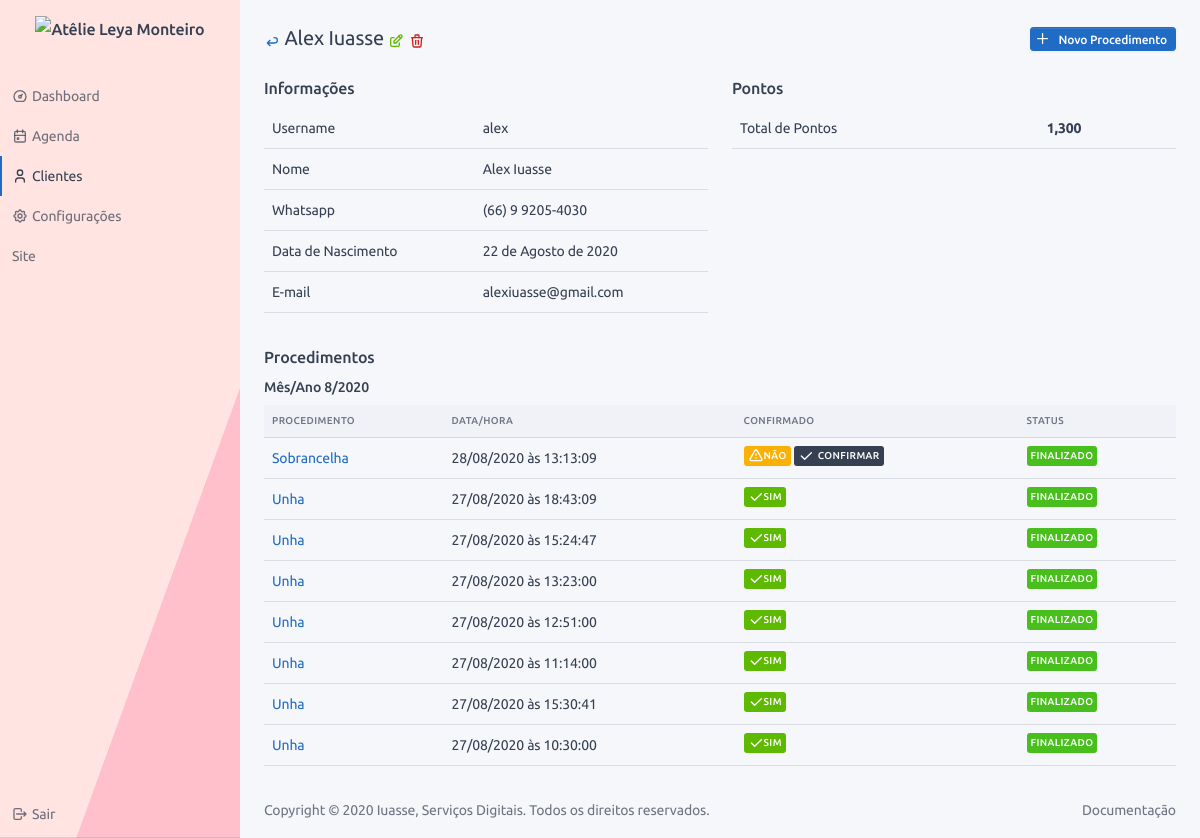
The page /user/2/profile/ (signed in) on the database as committed earlier.
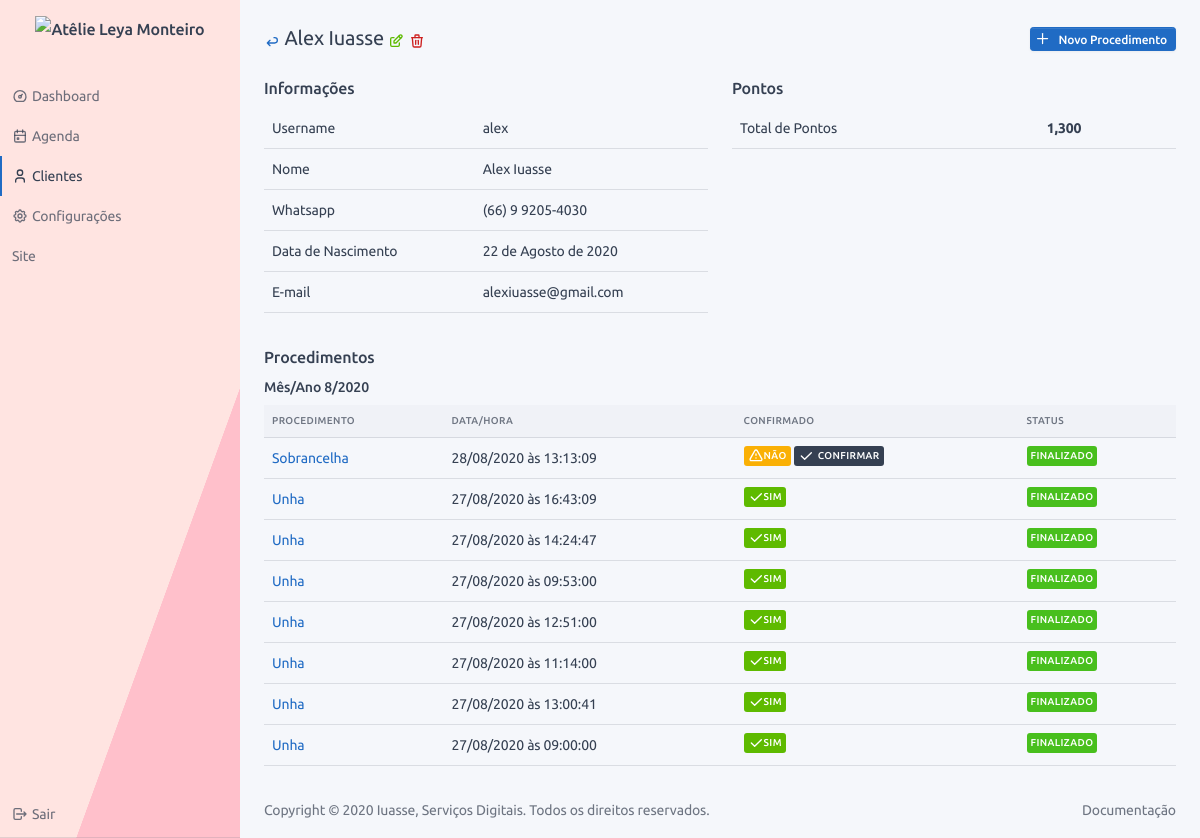
The same page on the database as committed later.
### users/models.py (models this page shows, shortened)
class CustomUser(AbstractUser):
    birth_day = models.DateField('data de nascimento', blank=True, null=True)
    whatsapp = models.CharField('whatsapp', max_length=16)
    total_of_points = models.FloatField(default=0, verbose_name='Total de pontos')
    def get_full_name(self):
        return "{} {}".format(self.first_name, self.last_name)
    @property
    def get_new_service_url(self):
        return reverse('service:orderofservice:create', kwargs={'cpk': self.pk})
    @property
    def get_delete_url(self):
        return reverse('users:customuser:delete', kwargs={'pk': self.pk})
    @property
    def get_edit_url(self):
        return reverse('users:customuser:edit', kwargs={'pk': self.pk})
    @property
    def get_back_url(self):
        return reverse('users:customuser:view')
    def is_birthday(self):
        today = datetime.today()
        return self.birth_day.day == today.day and self.birth_day.month == today.month
    def get_dict_data(self):
        return {
            'Username': self.username,
            'Nome': "{} {}".format(self.first_name, self.last_name),
            'Whatsapp': self.whatsapp,
            'Data de Nascimento': self.birth_day,
            'E-mail': self.email,
        }
    def get_dict_data_points(self):
        return {
            'Total de Pontos': self.total_of_points,
        }
    def get_service_sorted_by_entry_date(self):
        retDict = {}
        for s in self.orderofservice_set.all().order_by('-date', '-id'):
            m_y = "{}/{}".format(s.date.month, s.date.year)
            if m_y in retDict:
                retDict[m_y]['services'].append(s)
            else:
                retDict[m_y] = {}
                retDict[m_y]['services'] = []
                retDict[m_y]['services'].append(s)
        return retDict

### service/models.py (models this page shows, shortened)
class OrderOfService(BaseModel):
    type_of_service = models.ForeignKey("config.TypeOfService", verbose_name="Procedimento", on_delete=models.SET_NULL,
                                        null=True)
    status = models.ForeignKey("config.StatusService", verbose_name="Status", on_delete=models.PROTECT)
    finished = models.BooleanField("finalizado", default=False)
    counted = models.BooleanField("contabilizado", default=False, help_text="Procedimento já foi contabilizado?")
    confirmed = models.BooleanField("confirmado", default=False, help_text="Procedimento foi confirmado?")
    date = models.DateField("Data", default=timezone.localtime(timezone.now()))
    time = models.TimeField("Hora", default=timezone.localtime(timezone.now()))
    observation = models.TextField("observação", blank=True)
    customer = models.ForeignKey("users.CustomUser", verbose_name="Cliente", on_delete=models.CASCADE, blank=True,
                                 null=True)
    def get_absolute_url(self):
        return reverse(self.get_reverse_profile, kwargs={'cpk': self.customer.pk, 'pk': self.pk})
    def get_customer_confirmed_url(self):
        return reverse('service:orderofservice:confirmed', kwargs={'pk': self.pk, 'flag': 1})
    def get_confirmed_html(self):
        return settings.ICON_CONFIRMED if self.confirmed else settings.ICON_NOT_CONFIRMED
    def get_date_html(self):
        return "Hoje às {} <span class='text-info'>{}</span>".format(self.time,
                                                                     ICON_CALENDAR) if self.date == date.today() \
            else "{} às {}".format(self.date.strftime("%d/%m/%Y"), self.time)
    def get_is_success(self):
        return self.status.pk == settings.STATUS_SERVICE_FINISHED

### config/models.py (models this page shows, shortened)
class BaseConfigModel(BaseModel):
    name = models.CharField("nome", max_length=128)
    def __str__(self):
        return self.name
    class Meta:
        abstract = True

class TypeOfService(BaseConfigModel):
    contextual = models.CharField("cor", default="#ffffff", max_length=7,
                                  help_text="Escolha uma cor para representar esse procedimento!")
    time = models.FloatField("tempo", default=30, help_text="Coloque o tempo em minutos, ex.: 1hr = 60min")
    value = models.DecimalField("Valor", max_digits=11, decimal_places=2, default=0,
                                help_text="Valor do procedimento, ele será usado para auto preenchimento de alguns "
                                          "campos!")
    rewarded_points = models.FloatField("pontos ganhos", default=0)

class StatusService(BaseConfigModel):
    contextual = models.CharField("cor", default="#ffffff", max_length=7,
                                  help_text="Escolha uma cor para representar esse status")

### users/views.py (the view)
# urls.py: path('<int:pk>/profile/', CustomUserProfile.as_view(), name='profile'),
class CustomUserProfile(LoginRequiredMixin, View):
    template = 'user/profile.html'
    title = TITLE_VIEW_USER
    subtitle = SUBTITLE_USER
    def get(self, request, pk):
        return render(request, self.template, {'obj': CustomUser.objects.get(pk=pk)})

### base/models.py (called while the page is built)
    @property
    def get_reverse_profile(self):
        return '{}:{}:profile'.format(self._meta.app_label, self._meta.model_name)

### frontend/templates/user/profile.html (shortened to what this page needs)
{% extends '../base/profile.html' %}
{% load l10n %}
{% block page_header_actions %}
<a class="btn btn-sm btn-primary ml-3 d-none d-sm-inline-block" data-toggle="tooltip"
   href="{{obj.get_new_service_url}}"
   title="{{TOOLTIP_NEW_SERVICE}}">
    {{ICON_ADD|safe}}
    Novo Procedimento
</a>
{% endblock %}
{% block profile_content %}
<div class="row">
    <div class="col-lg-6 col-md-auto">
        <h3>Informações</h3>
        <div class="table-responsive mb-3">
            <table class="table table-hover">
                {% for k, v in obj.get_dict_data.items %}
                <tr>
                    <td>{{k}}</td>
                    <td>{{v}}</td>
                </tr>
                {% endfor %}
            </table>
        </div>
    </div>
    <div class="col-lg-6 col-md-auto">
        <h3>Pontos</h3>
        <div class="table-responsive mb-3">
            <table class="table table-hover">
                {% for k, v in obj.get_dict_data_points.items %}
                <tr>
                    <td>{{k}}</td>
                    <td>
                        <span class="font-weight-bold" data-countup>
                        </span>
                    </td>
                </tr>
                {% endfor %}
            </table>
        </div>
    </div>
</div>
<div class="row">
    <h3>Procedimentos</h3>
    {% for k,v in obj.get_service_sorted_by_entry_date.items %}
    <div class="col-lg-12 col-md-auto">
        <h4>Mês/Ano {{k}}</h4>
        <div class="table-responsive">
            <table class="table table-hover">
                <thead>
                <tr>
                    <th>Procedimento</th>
                    <th>Data/Hora</th>
                    <th>Confirmado</th>
                    <th>Status</th>
                </tr>
                </thead>
                <tbody>
                {% for kk,vv in v.items %}
                {% for s in vv %}
                <tr>
                    <td>
                        <a href="{{s.get_absolute_url}}">
                            {{s.type_of_service}}
                        </a>
                    </td>
                    <td>{{s.get_date_html|safe}}</td>
                    <td>
                        {{s.get_confirmed_html|safe}}
                        {% if not s.confirmed %}
                        <a class="badge bg-dark" data-toggle="tooltip" href="{{s.get_customer_confirmed_url}}"
                           title="{{TOOLTIP_SERVICE_CONFIRM}}">
                            {{ICON_CHECK|safe}} <span class="ml-1">Confirmar</span>
                        </a>
                        {% endif %}
                    </td>
                    <td>
                        <span class="badge" style="background-color: {{s.status.contextual}};">{{s.status}}</span>
                    </td>
                </tr>
                {% endfor %}
                {% endfor %}
                </tbody>
            </table>
        </div>
    </div>
    {% endfor %}
</div>
{% endblock %}

### frontend/templates/base/profile.html
{% extends 'base.html' %}
{% block content %}
<div class="container-fluid">
    <div class="page-header">
        <div class="row align-items-center">
            <div class="col-auto">
                <h2 class="page-title">
                    <a data-toggle="tooltip" href="{{obj.get_back_url}}" title="Voltar">
                        <span class="text-primary">{{ICON_ARROW_BACK|safe}}</span>
                    </a>
                    {{obj.get_full_name}}
                    <a data-toggle="tooltip" href="{{obj.get_edit_url}}" title="Editar">
                        <span class="text-success">{{ICON_EDIT|safe}}</span>
                    </a>
                    <a data-toggle="tooltip" href="{{obj.get_delete_url}}" title="Deletar">
                        <span class="text-danger">{{ICON_DELETE|safe}}</span>
                    </a>
                </h2>
            </div>
            <div class="col-auto ml-auto d-print-none">
                {% block page_header_actions %}{% endblock %}
            </div>
        </div>
    </div>
    {% block profile_content %}{% endblock %}
</div>
{% endblock %}

### frontend/templates/base.html (shortened to what this page needs)
<!DOCTYPE html>
<html lang="en">
<head>
    {% load static %}
    <link href="{% static 'dist/css/tabler.min.css' %}" rel="stylesheet"/>
    <link href="{% static 'custom/css/custom-css.css' %}" rel="stylesheet"/>
</head>
{% block body_html %}
<body class="antialiased">
{% block sidebar %}{% include "sidebar.html" %}{% endblock %}
<div class="page">
    <div class="content" id="content">
        {% block content %}{% include "dashboard.html" %}{% endblock %}
        {% block footer %}{% include "footer.html" %}{% endblock %}
    </div>
</div>
</body>
{% endblock %}
</html>

### frontend/templates/sidebar.html (shortened to what this page needs)
{% load static %}
<aside class="navbar navbar-vertical navbar-expand-lg navbar-light bg-login">
    <div class="container">
        <a class="navbar-brand navbar-brand-autodark" href="{% url 'frontend:dashboard' %}">
            <img alt="{{NAME_OF_ENTERPRISE}}" class="navbar-brand-image" src="{% static 'logo-bar.svgz' %}">
        </a>
        <div class="collapse navbar-collapse" id="navbar-menu">
            <ul class="navbar-nav pt-lg-3">
                <li class="nav-item {% if request.resolver_match.url_name == 'dashboard' %}active{% endif %}">
                    <a class="nav-link" href="{% url 'frontend:dashboard' %}">
                        <span class="nav-link-icon d-md-none d-lg-inline-block">
                          {{ICON_DASHBOARD|safe}}
                        </span>
                        <span class="nav-link-title">Dashboard</span>
                    </a>
                </li>
                <li class="nav-item {% if 'business' in request.path %}active{% endif %}">
                    <a class="nav-link" href="{% url 'business:calendar:view' %}">
                        <span class="nav-link-icon d-md-none d-lg-inline-block">
                          {{ICON_CALENDAR|safe}}
                        </span>
                        <span class="nav-link-title">Agenda</span>
                    </a>
                </li>
                <li class="nav-item {% if 'user' in request.path %}active{% endif %}">
                    <a class="nav-link" href="{% url 'users:customuser:view' %}">
                         <span class="nav-link-icon d-md-none d-lg-inline-block">
                          {{ICON_PERSON|safe}}
                        </span>
                        <span class="nav-link-title">Clientes</span>
                    </a>
                </li>
                <li class="nav-item {% if 'config' in request.path %}active{% endif %}">
                    <a class="nav-link" href="{% url 'config:index' %}">
                        <span class="nav-link-icon d-md-none d-lg-inline-block">
                          {{ICON_SETTINGS|safe}}
                        </span>
                        <span class="nav-link-title">Configurações</span>
                    </a>
                </li>
                <li class="nav-item {% if 'homepage' in request.path %}active{% endif %}">
                    <a class="nav-link" href="{% url 'frontend:homepage' %}">
                        <span class="nav-link-title">Site</span>
                    </a>
                </li>
                <li class="nav-item mt-auto">
                    <a class="nav-link" data-target="#modal-logout" data-toggle="modal" href="#">
                        <span class="nav-link-icon d-md-none d-lg-inline-block">
                          {{ICON_LOGOUT|safe}}
                        </span>
                        <span class="nav-link-title">Sair</span>
                    </a>
                </li>
            </ul>
        </div>
    </div>
</aside>

### frontend/templates/footer.html
<footer class="footer footer-transparent">
    <div class="container">
        <div class="row text-center align-items-center flex-row-reverse">
            <div class="col-lg-auto ml-lg-auto">
                <ul class="list-inline list-inline-dots mb-0">
                    <li class="list-inline-item"><a class="link-secondary" href="./docs/index.html">Documentação</a>
                    </li>
                </ul>
            </div>
            <div class="col-12 col-lg-auto mt-3 mt-lg-0">
                Copyright © 2020
                <a class="link-secondary" href="https://iuasse.com.br">Iuasse, Serviços Digitais</a>.
                Todos os direitos reservados.
            </div>
        </div>
    </div>
</footer>

### frontend/static/custom/css/custom-css.css (style rules this page uses)
.bg-login { background: linear-gradient(-70deg, pink 30%, rgba(255,228,225, 1) 30.1%); }

### frontend/templates/base.html (style rules this page uses)
body { display: none; }

Rows that differ between the two databases and show on the page:
changed OrderOfService (number 2 of 8 on the later page): get_date_html "27/08/2020 às 18:43:09" → "27/08/2020 às 16:43:09"
changed OrderOfService (number 3 of 8 on the later page): get_date_html "27/08/2020 às 15:24:47" → "27/08/2020 às 14:24:47"
changed OrderOfService (number 4 of 8 on the later page): get_date_html "27/08/2020 às 13:23:00" → "27/08/2020 às 09:53:00"
changed OrderOfService (number 7 of 8 on the later page): get_date_html "27/08/2020 às 15:30:41" → "27/08/2020 às 13:00:41"
changed OrderOfService (number 8 of 8 on the later page): get_date_html "27/08/2020 às 10:30:00" → "27/08/2020 às 09:00:00"
